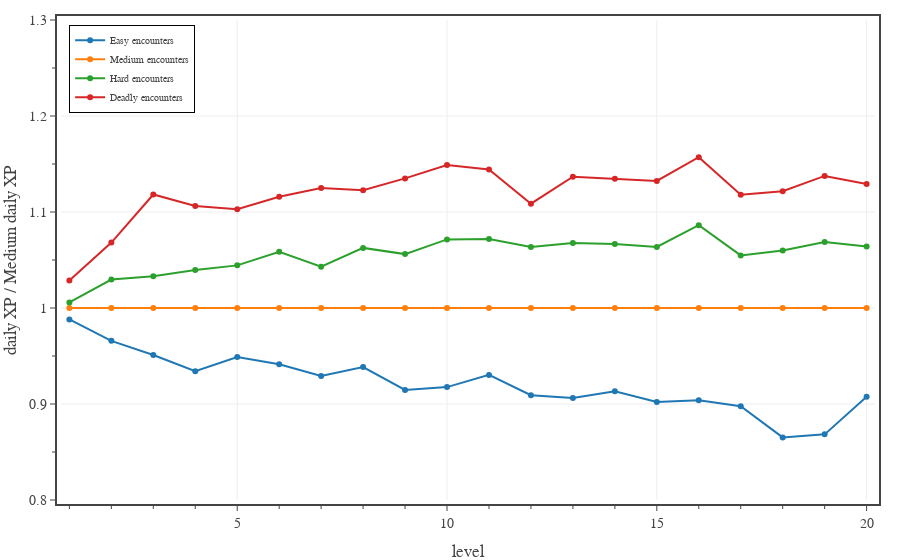

This figure's notebook cell:
### Code cell
# Plots average daily XP for PCs relative to Medium adventuring day, calculated for a full adventuring day with two short rests.
levels = np.array(range(1,21,1))

fig = go.Figure()

enc_XP_budget = np.array(ENCOUNTER_DIFFICULTIES['Daily']['XP'])
diffs = {
    'Easy': {
        'daily XP': np.zeros(20)
    },
    'Medium': {
        'daily XP': np.zeros(20)
    },
    'Hard': {
        'daily XP': np.zeros(20)
    },
    'Deadly': {
        'daily XP': np.zeros(20)
    }
}
for d in diffs:
    diff = diffs[d]
    ediff = ENCOUNTER_DIFFICULTIES[d]
    pc_data_file = f'./pc data - {d} 2 short rests.json'

    with open(pc_data_file, 'r') as fin:
        pc_data = json.load(fin)

    enc_XP = np.zeros(20)
    for pc_class in PC_CLASSES:
        enc_XP += np.array(pc_data[pc_class]['daily XP mean'])
    enc_XP /= len(PC_CLASSES)
    diff['daily XP'] = enc_XP/enc_XP_budget

    """fig.add_trace(go.Scatter(
        x=levels, 
        y=enc_XP/enc_XP_budget,
        mode='lines+markers', 
        line=dict(color=ediff['color'], dash='solid'),
        marker={'size': 10},
        unselected=dict(marker=dict(opacity=0.0)),
        name=d + ' encounters',
        hovertemplate=
            '<b>' + d + ' encounters</b><br>'+
            'lvl %{x}<br>'+
            'XP ratio %{y:.2f}'+
            '<extra></extra>'
    ))"""

for d in diffs:
    y = diffs[d]['daily XP']/diffs['Medium']['daily XP']
    fig.add_trace(go.Scatter(
        x=levels, 
        y=y,
        mode='markers+lines', 
        #line=dict(color='black', dash='dash'),
        name=d+' encounters',
        showlegend=True,
        hovertemplate=
            '<b>' + d + ' encounters</b><br>'+
            'lvl %{x}<br>'+
            'XP ratio %{y:.2f}'+
            '<extra></extra>'
    ))
    print(d, y.mean(), np.median(y))

fig.update_layout(
    template=TFB_TEMPLATE,
    #width=600,
    #height=800,
    xaxis=dict(
        title_text='level',
        range=[0.8, 20.2],
        tick0=0, dtick=5,
        minor=dict(tick0=0, dtick=1),
    ),
    yaxis=dict(
        title_text='daily XP / Medium daily XP',
        range=[0.8, 1.3],
        tick0=0, dtick=0.1,
        minor=dict(tick0=0, dtick=0.05),
    ),
    legend=dict(
        yanchor='top',  y=0.99,
        xanchor='left', x=0.01,
        orientation='v',
    )
)

fig.show(config=TFB_CONFIG)
if SAVEFIGS:
    fig.write_html(
        f'./fig-daily-xp-ratio-vs-level.html', 
        include_plotlyjs=False, 
        full_html=False, 
        config=TFB_CONFIG
    )

### Figure 1 — Plotly figure (JSON) as saved in the notebook; plotly's stock layout.template omitted (floating-point values rounded to 4 significant figures)
{"data": [{"hovertemplate": "<b>Easy encounters</b><br>lvl %{x}<br>XP ratio %{y:.2f}<extra></extra>", "mode": "markers+lines", "name": "Easy encounters", "showlegend": true, "type": "scatter", "x": [1, 2, 3, 4, 5, 6, 7, 8, 9, 10, 11, 12, 13, 14, 15, 16, 17, 18, 19, 20], "y": [0.9881, 0.9658, 0.951, 0.9342, 0.9489, 0.9413, 0.9292, 0.9385, 0.9146, 0.9176, 0.9303, 0.9092, 0.9063, 0.9132, 0.902, 0.9039, 0.8978, 0.8652, 0.8684, 0.9076]}, {"hovertemplate": "<b>Medium encounters</b><br>lvl %{x}<br>XP ratio %{y:.2f}<extra></extra>", "mode": "markers+lines", "name": "Medium encounters", "showlegend": true, "type": "scatter", "x": [1, 2, 3, 4, 5, 6, 7, 8, 9, 10, 11, 12, 13, 14, 15, 16, 17, 18, 19, 20], "y": [1, 1, 1, 1, 1, 1, 1, 1, 1, 1, 1, 1, 1, 1, 1, 1, 1, 1, 1, 1]}, {"hovertemplate": "<b>Hard encounters</b><br>lvl %{x}<br>XP ratio %{y:.2f}<extra></extra>", "mode": "markers+lines", "name": "Hard encounters", "showlegend": true, "type": "scatter", "x": [1, 2, 3, 4, 5, 6, 7, 8, 9, 10, 11, 12, 13, 14, 15, 16, 17, 18, 19, 20], "y": [1.006, 1.03, 1.033, 1.04, 1.044, 1.059, 1.043, 1.063, 1.056, 1.071, 1.072, 1.064, 1.068, 1.067, 1.064, 1.086, 1.055, 1.06, 1.069, 1.064]}, {"hovertemplate": "<b>Deadly encounters</b><br>lvl %{x}<br>XP ratio %{y:.2f}<extra></extra>", "mode": "markers+lines", "name": "Deadly encounters", "showlegend": true, "type": "scatter", "x": [1, 2, 3, 4, 5, 6, 7, 8, 9, 10, 11, 12, 13, 14, 15, 16, 17, 18, 19, 20], "y": [1.029, 1.068, 1.118, 1.106, 1.103, 1.116, 1.125, 1.123, 1.135, 1.149, 1.144, 1.109, 1.137, 1.135, 1.132, 1.157, 1.118, 1.122, 1.138, 1.129]}], "layout": {"legend": {"orientation": "v", "x": 0.01, "xanchor": "left", "y": 0.99, "yanchor": "top"}, "xaxis": {"dtick": 5, "minor": {"dtick": 1, "tick0": 0}, "range": [0.8, 20.2], "tick0": 0, "title": {"text": "level"}}, "yaxis": {"dtick": 0.1, "minor": {"dtick": 0.05, "tick0": 0}, "range": [0.8, 1.3], "tick0": 0, "title": {"text": "daily XP / Medium daily XP"}}}}
